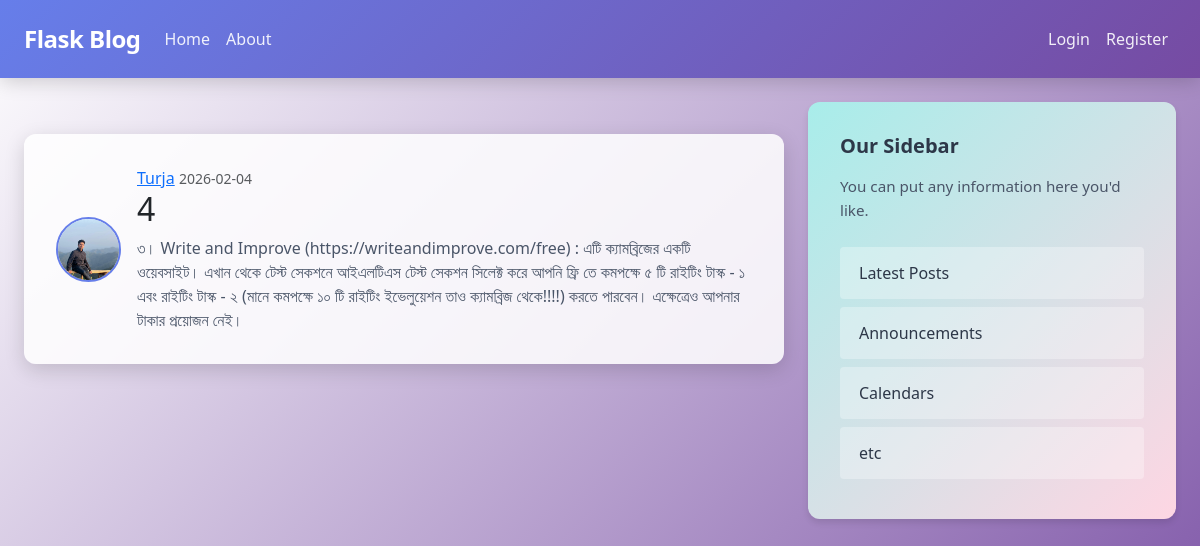
The page /post/5 on the database its author committed.
### flaskblog/models.py (models this page shows, shortened)
class User(db.Model, UserMixin):
    id = db.Column(db.Integer, primary_key=True)
    username = db.Column(db.String(20), unique=True, nullable=False)
    email = db.Column(db.String(120), unique=True, nullable=False)
    image_file = db.Column(db.String(20), nullable=False, default='default.jpg')
    password = db.Column(db.String(60), nullable=False)
    posts = db.relationship('Post', backref='author', lazy=True)

class Post(db.Model):
    id = db.Column(db.Integer, primary_key=True)
    title = db.Column(db.String(100), nullable=False)
    date_posted = db.Column(db.DateTime, nullable=False, default=datetime.utcnow)
    content = db.Column(db.Text, nullable=False)
    user_id = db.Column(db.Integer, db.ForeignKey('user.id'), nullable=False)

### flaskblog/posts/routes.py (the view)
@posts.route("/post/<int:post_id>")
def post(post_id):
    post = Post.query.get_or_404(post_id)
    return render_template('post.html', title=post.title, post=post)

### flaskblog/templates/post.html (shortened to what this page needs)
{% extends "layout.html" %}
{% block content %}
<section>
  <article class="media content-section">
    <img class="rounded-circle article-img" src="{{ url_for('static', filename='profile_pics/' + post.author.image_file) }}" alt="Profile picture"/>
    <div class="media-body">
      <div class="article-metadata">
        <a class="mr-2" href="{{ url_for('users.user_posts', username=post.author.username) }}">{{ post.author.username }}</a>
        <small class="text-muted">{{ post.date_posted.strftime('%Y-%m-%d') }}</small>
    </div>
      <h2 class="article-title">{{ post.title }}</h2>
      <p class="article-content">{{ post.content }}</p>
    </div>
  </article>
</section>
{% endblock content %}

### flaskblog/static/layout.css (style rules this page uses)
body { background: linear-gradient(135deg, #ffffff 0%, #764ba2 100%); font-family: 'Segoe UI', Tahoma, Geneva, Verdana, sans-serif; min-height: 100vh; padding-bottom: 2rem; }
.content-section { background: rgba(255, 255, 255, 0.85); padding: 2rem; border-radius: 12px; box-shadow: 0 6px 20px rgba(0, 0, 0, 0.15); margin-top: 2rem; }
.media { display: flex; align-items: center; }
.article-img { width: 65px; height: 65px; object-fit: cover; border-radius: 50%; margin-right: 1rem; border: 2px solid #667eea; background-color: #f1f1f1; }
.media-body p { font-size: 1rem; margin-bottom: 0; color: #4a5568; }

### rows shown on the page
User: image_file (placeholder picture), author.username "Turja"
Post: date_posted "2026-02-04", title "4", content "৩। Write and Improve (https://writeandimprove.com/free) : এটি ক্যামব্রিজের একটি ওয়েবসাইট। এখান থেকে টেস্ট সেকশনে আইএলটিএস টেস্ট সেকশন সিলেক্ট করে আপনি ফ্রি তে কমপক্ষে ৫ টি রাইটিং টাস্ক - ১ এবং রাইটিং টাস্ক - ২ (মানে কমপক্ষে ১০ টি রাইটিং ইভেলুয়েশন তাও ক্যামব্রিজ থেকে!!!!) করতে পারবেন। এক্ষেত্রেও আপনার টাকার প্রয়োজন নেই।"
